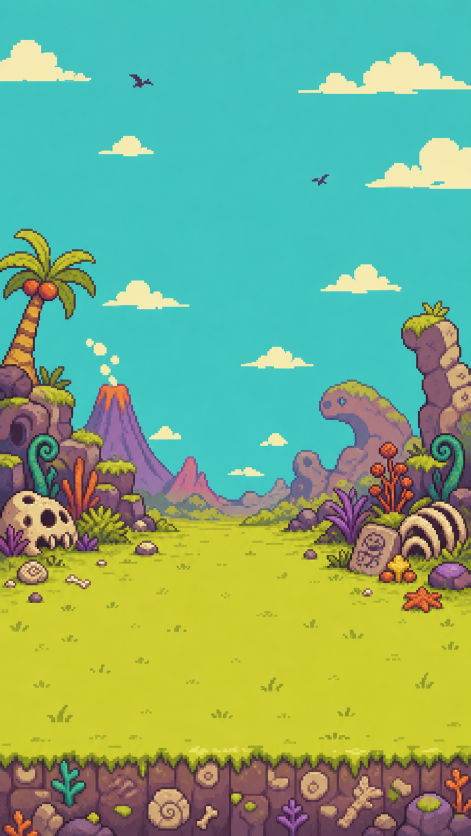
#> input picture just-one-round/assets/source/imagegen/dung_dodge_v2/background/raw-background.png, 941 x 1672 px (shown at 1/2 size)
$ python postprocess.py
#> lines starting #> are read from the running program, lines starting #| are printed output that depends on the picture
from pathlib import Path

from PIL import Image


ROOT = Path(__file__).resolve().parent
RUNTIME = ROOT.parents[2] / "images" / "dung_dodge_v2"
RUNTIME.mkdir(parents=True, exist_ok=True)


def resize_background() -> None:
    source = Image.open(ROOT / "background" / "raw-background.png").convert("RGB")
#> source is the input picture: PIL image 941x1672 RGB; mean R, G, B 123, 172.9, 128.7
    target_ratio = 360 / 640
    source_ratio = source.width / source.height
#> source_ratio = 0.563
    if source_ratio > target_ratio:
        crop_width = round(source.height * target_ratio)
#> crop_width = 940
        left = (source.width - crop_width) // 2
#> left = 0
        source = source.crop((left, 0, left + crop_width, source.height))
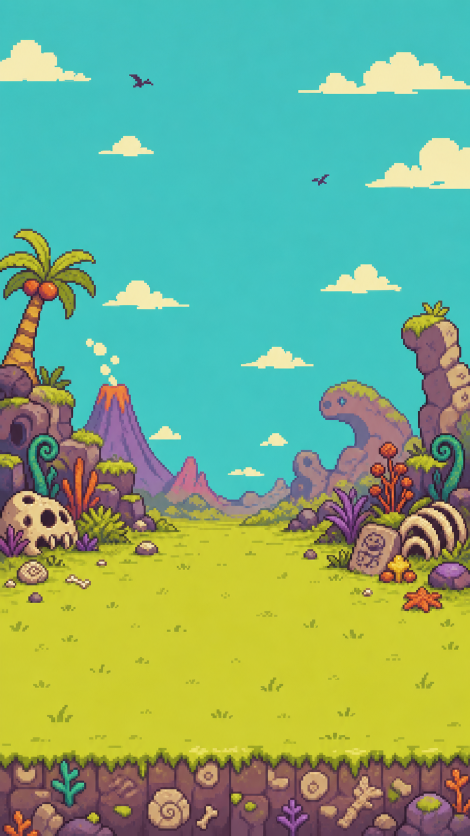
#> source: PIL image 940x1672 RGB (shown at 1/2 size); mean R, G, B 123, 172.9, 128.7
    else:
        crop_height = round(source.width / target_ratio)
        top = (source.height - crop_height) // 2
        source = source.crop((0, top, source.width, top + crop_height))
    output = source.resize((360, 640), Image.Resampling.NEAREST)
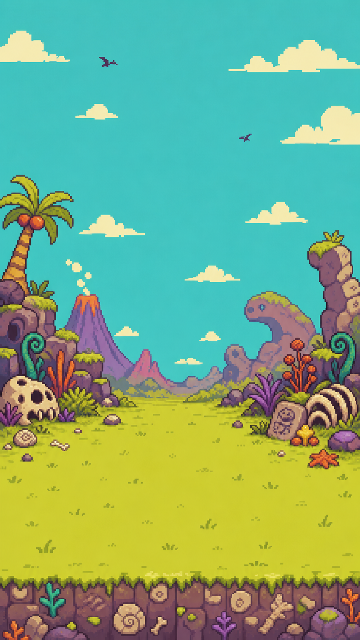
#> output: PIL image 360x640 RGB; mean R, G, B 123, 172.9, 128.7
    output.save(ROOT / "background" / "processed" / "background-map.png")
    output.save(RUNTIME / "background_map.png")


def resize_ground() -> None:
#> (the run stopped early here; a loop or call above may not have finished)
